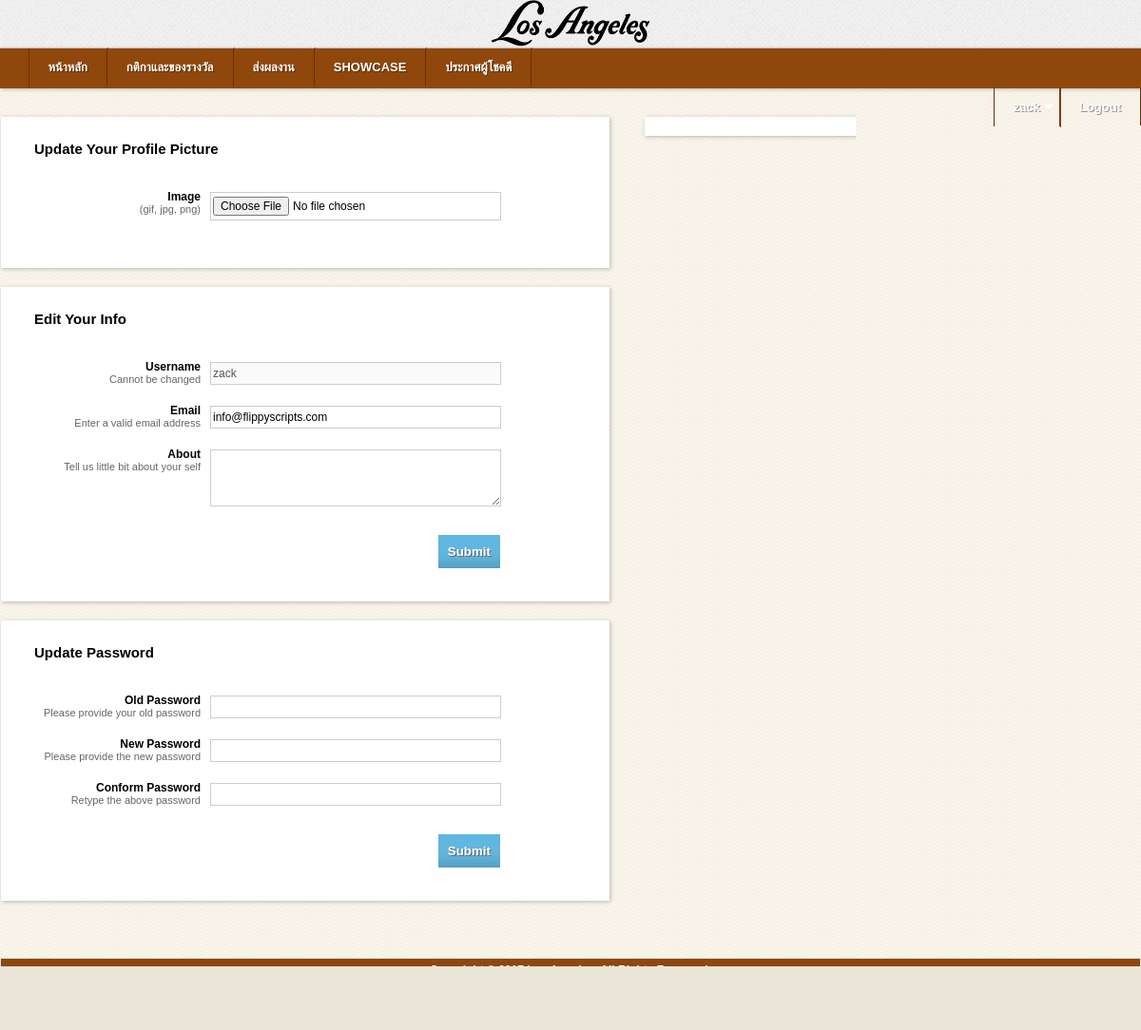
The page /backend/edit_profile.php (signed in) on the database its author committed.
### tables this page shows
CREATE TABLE `users` (
  `id` int(11) NOT NULL AUTO_INCREMENT,
  `username` varchar(255) NOT NULL,
  `email` varchar(500) NOT NULL,
  `password` varchar(999) NOT NULL,
  `avatar` varchar(500) NOT NULL,
  `about` varchar(999) NOT NULL,
  `reg_date` varchar(500) NOT NULL,
  PRIMARY KEY (`id`)
);

CREATE TABLE `settings` (
  `id` int(1) NOT NULL,
  `name` varchar(100) NOT NULL,
  `siteurl` varchar(500) NOT NULL,
  `keywords` varchar(255) NOT NULL,
  `descrp` varchar(255) NOT NULL,
  `email` varchar(100) NOT NULL,
  `fbpage` varchar(900) NOT NULL,
  `twitter` varchar(500) NOT NULL,
  `pinterest` varchar(500) NOT NULL,
  `google_plus` varchar(500) NOT NULL,
  `template` varchar(255) NOT NULL,
  `site_hits` int(11) NOT NULL,
  PRIMARY KEY (`id`)
);

### backend/edit_profile.php (the view, shortened to what this page needs)
<?php include('header.php');
if(!isset($_SESSION['username'])){?>
<div class="slog-reg">You are already registed.</div>
<?php }else{
if($Profile = $mysqli->query("SELECT * FROM users WHERE id='$Uid'")){
    $ProfileRow = mysqli_fetch_array($Profile);
}else{
	 printf("Error: %s\n", $mysqli->error);
}
?>
<div class="wrapper">
<div class="left-box">
<div class="post-box">
<div class="ptitle-bar"><h1>Update Your Profile Picture</h1></div>
<div class="theForm">
<form action="avatar.php" method="post" name="imageform" id="imageform" enctype="multipart/form-data">
		<label>Image<span class="small">(gif, jpg, png)</span>
    </label>
		<input type="file" size="45" name="photoimg" id="photoimg" />
      </form>
</div>
</div>
<div class="post-box">
<div class="ptitle-bar"><h1>Edit Your Info</h1></div>
<div class="theForm">
<form action="submit_profile.php" id="FromProfile" method="post" >
    <label>Username
    <span class="small">Cannot be changed</span>
    </label>
    <input type="text" disabled="disabled" name="uName" id="uName" value="<?php echo $ProfileRow['username'];?>" />
     <label>Email
    <span class="small">Enter a valid email address</span>
    </label>
    <input type="text" name="uEmail" id="uEmail" value="<?php echo $ProfileRow['email'];?>"/>
    <label>About
    <span class="small">Tell us little bit about your self</span>
    </label>
    <textarea name="about" cols="40" rows="5"><?php echo $ProfileRow['about'];?></textarea>
<div class="subbtn-div">
    <button type="submit" class="btns" id="submitButton">Submit</button>
</div>
</form>
</div>
</div>
<?php }?>
<div class="post-box">
<div class="ptitle-bar"><h1>Update Password</h1></div>
<div class="theForm">
<form action="submit_password.php" id="FromPassword" method="post" >
    <label>Old Password
    <span class="small">Please provide your old password</span>
    </label>
    <input type="password" name="nPassword" id="uPassword" />
     <label>New Password
    <span class="small">Please provide the new password</span>
    </label>
    <input type="password" name="uPassword" id="uPassword" />
     <label>Conform Password
    <span class="small">Retype the above password</span>
    </label>
    <input type="password" name="cPassword" id="cPassword" />
<div class="subbtn-div">
    <button type="submit" class="btns" id="PassButton">Submit</button>
</div>
</form>
</div>
</div>
</div>
<div class="right-box">
<?php if(!empty($FbPage)){ ?>
<div class="r-box">
</div>
<?php }?>
</div>
</div>
<?php include('footer_other.php');?>

### backend/footer_other.php
</div>
<footer>
<div class="ft-div">
<div class="CopyRight">Copyright &#169; <?php echo date("Y");?> <?php echo $settings['name'];?>. All Rights Reserved.</div>
</div>
</footer>
</body>
</html>

### backend/templates/fusion/css/style.css (style rules this page uses)
body { margin:0; background: url(../images/bg.png) repeat #eae5d8; font-family: Arial, "Helvetica", sans-serif; font-size:12px; }
h1, h2, h3, h4, h5, h6 { margin: 0; padding: 0; }
.ptitle-bar h1 { font-size:15px; font-weight:bold; padding:15px; }
.wrapper { width:1020px; margin:0 auto; overflow:hidden; padding:0; }
.left-box { float:left; width:650px; padding:10px 1px; overflow:hidden; }
.right-box { float:right; width:350px; padding:10px 2px; overflow:hidden; }
.post-box { width:600px; overflow:hidden; background-color:#FFF; -webkit-box-shadow: 1px 1px 4px rgba(36, 50, 50, 0.3); -moz-box-shadow:1px 1px 4px rgba(36, 50, 50, 0.3); box-shadow:1px 1px 4px rgba(36, 50, 50, 0.3); padding:10px 20px; margin-bottom:20px; }
.r-box { width:300px; background-color:#FFF; -webkit-box-shadow: 1px 1px 4px rgba(36, 50, 50, 0.3); -moz-box-shadow:1px 1px 4px rgba(36, 50, 50, 0.3); box-shadow:1px 1px 4px rgba(36, 50, 50, 0.3); padding:10px 20px; float:right; margin-bottom:10px; overflow:hidden; }
.theForm { margin:0; width:630px; padding: 20px; overflow:hidden; }
.theForm label { display:block; font-weight:bold; text-align:right; width:170px; float:left; }
.theForm .small { color:#666666; display:block; font-size:11px; font-weight:normal; text-align:right; width:170px; }
.theForm input { float:left; font-size:12px; padding:4px 2px; border:1px solid #cccccc; width:300px; margin:2px 0 20px 10px; }
.theForm textarea { float:left; font-size:12px; padding:4px 2px; border:solid 1px #cccccc; width:300px; margin:2px 0 20px 10px; height: 50px; }
.theForm button { clear:both; margin-left:150px; }
.subbtn-div { float:right; margin-right:140px; }
.btns { padding: 10px 10px; display: inline; background: #60b7e1 url(../../../images/button.png) repeat-x bottom; border: none; color: #fff; cursor: pointer; font-weight: bold; text-shadow: 1px 1px #666; text-decoration: none; margin:10px 5px 5px 0; }
.ft-div { background:url(../images/bg_other.jpg) repeat #e2e1dd; height:76px; margin-top:10px; }
.CopyRight { text-align:center; font-weight:bold; overflow:hidden; border:1px solid #e3e3e3; background-color: #90470b; padding:5px; color:#FFF; text-shadow:1px 1px 0 rgba(0,0,0, 0.4); }

### rows shown on the page
users: uName "zack", uEmail "info@flippyscripts.com"
settings: name "Los Angeles"

### other values the page prints
$Uname "zack"
